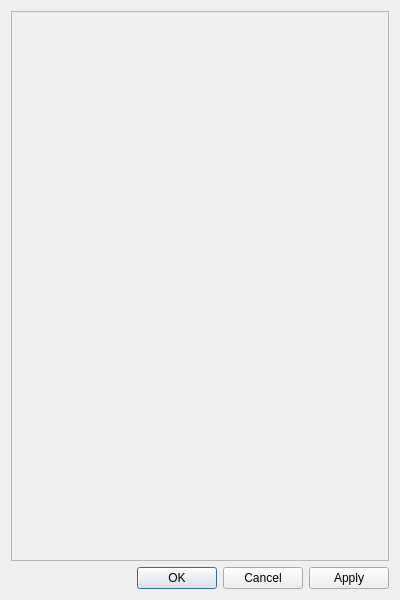
<?xml version="1.0" encoding="UTF-8"?>
<ui version="4.0">
 <class>EntityEditorWindow</class>
 <widget class="QWidget" name="EntityEditorWindow">
  <property name="windowModality">
   <enum>Qt::NonModal</enum>
  </property>
  <property name="geometry">
   <rect>
    <x>0</x>
    <y>0</y>
    <width>400</width>
    <height>600</height>
   </rect>
  </property>
  <property name="windowTitle">
   <string>Expression Editor</string>
  </property>
  <layout class="QGridLayout" name="gridLayout">
   <item row="1" column="0">
    <widget class="QDialogButtonBox" name="buttonbox">
     <property name="standardButtons">
      <set>QDialogButtonBox::Apply|QDialogButtonBox::Cancel|QDialogButtonBox::Ok</set>
     </property>
    </widget>
   </item>
   <item row="0" column="0">
    <widget class="QScrollArea" name="scrollarea">
     <property name="widgetResizable">
      <bool>true</bool>
     </property>
     <widget class="QWidget" name="scrollarea_contents">
      <property name="geometry">
       <rect>
        <x>0</x>
        <y>0</y>
        <width>380</width>
        <height>547</height>
       </rect>
      </property>
     </widget>
    </widget>
   </item>
  </layout>
 </widget>
 <resources/>
 <connections/>
</ui>
